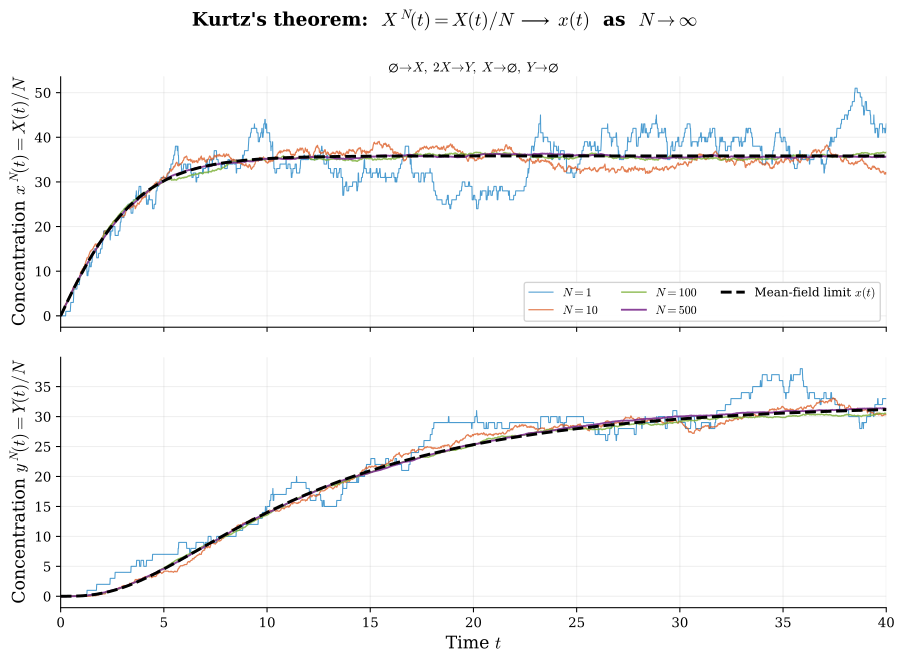

Reproduce this figure in Python.
"""
Kurtz's theorem: convergence of scaled sample paths to the mean-field limit.

For volume parameter N, the stochastic propensities are:
    a0 = k0 * N                       (zero-order, scales with volume)
    a1 = (k1 / N) * X(X-1)/2          (bimolecular, inversely scales)
    a2 = k2 * X                       (first-order, no scaling)
    a3 = k3 * Y

The rescaled process  x^N(t) = X(t)/N  converges in probability
to the deterministic RRE solution  x(t)  as  N -> infinity.
Fluctuations around x(t) are of order 1/sqrt(N).
"""
import numpy as np
from scipy.integrate import solve_ivp
import matplotlib
import matplotlib.pyplot as plt

matplotlib.rcParams.update({
    "svg.fonttype": "path", "mathtext.fontset": "cm",
    "font.family": "serif", "font.size": 11,
    "axes.labelsize": 13, "axes.titlesize": 13,
    "legend.fontsize": 9, "xtick.labelsize": 10, "ytick.labelsize": 10,
    "lines.linewidth": 1.4, "axes.linewidth": 0.8,
    "axes.spines.top": False, "axes.spines.right": False,
})

# ── Rate constants (macroscopic / concentration units) ────────
k0 = 10.0       # production      (conc / time)
k1 = 0.005      # dimerisation    (1 / conc·time)
k2 = 0.1        # X degradation   (1 / time)
k3 = 0.1        # Y degradation   (1 / time)

T    = 40.0
seed = 42

# ── Deterministic RRE (mean-field limit) ──────────────────────
def rre(t, c):
    x, y = c
    return [k0 - k1*x**2 - k2*x,
            0.5*k1*x**2 - k3*y]

sol = solve_ivp(rre, [0, T], [0.0, 0.0],
                dense_output=True, max_step=0.1, rtol=1e-8)
tg = np.linspace(0, T, 1200)
x_det, y_det = sol.sol(tg)
print(f"RRE steady state: x*={x_det[-1]:.2f}, y*={y_det[-1]:.2f}")

# ── SSA with volume scaling ───────────────────────────────────
def gillespie_N(T, N, sd):
    """Gillespie SSA at volume N. Returns (t, X/N, Y/N)."""
    rng = np.random.default_rng(sd)
    ts, Xs, Ys = [0.0], [0], [0]
    t, nX, nY = 0.0, 0, 0
    while t < T:
        a0 = k0 * N
        a1 = (k1 / N) * nX * (nX - 1) / 2 if nX >= 2 else 0.0
        a2 = k2 * nX
        a3 = k3 * nY
        a_tot = a0 + a1 + a2 + a3
        if a_tot <= 0:
            break
        t += rng.exponential(1.0 / a_tot)
        if t > T:
            break
        r = rng.random() * a_tot
        if   r < a0:           nX += 1
        elif r < a0 + a1:      nX -= 2; nY += 1
        elif r < a0 + a1 + a2: nX -= 1
        else:                  nY -= 1
        ts.append(t); Xs.append(nX); Ys.append(nY)
    ts.append(T); Xs.append(nX); Ys.append(nY)
    return np.asarray(ts), np.asarray(Xs, dtype=float)/N, np.asarray(Ys, dtype=float)/N

# Subsample onto a fixed grid for efficient plotting
t_plot = np.linspace(0, T, 3000)

def to_grid(ts, vals):
    idx = np.searchsorted(ts, t_plot, side="right") - 1
    idx = np.clip(idx, 0, len(vals) - 1)
    return vals[idx]

# ── Run SSA for several volumes ───────────────────────────────
volumes = [1, 10, 100, 500]
colors  = ["#0072BD", "#D95319", "#77AC30", "#7E2F8E"]   # MATLAB
alphas  = [0.70, 0.75, 0.80, 0.90]
lws     = [0.8, 0.9, 1.1, 1.4]

ssa_data = {}
for N in volumes:
    print(f"  N = {N:>4d} ...", end=" ", flush=True)
    ts, xs, ys = gillespie_N(T, N, seed)
    xg = to_grid(ts, xs)
    yg = to_grid(ts, ys)
    ssa_data[N] = (xg, yg)
    print(f"{len(ts)-2:>8,d} events,  x(T)/N = {xs[-1]:.2f}")

# ── Figure ────────────────────────────────────────────────────
fig, (ax1, ax2) = plt.subplots(2, 1, figsize=(10, 7), sharex=True)
fig.subplots_adjust(left=0.10, right=0.96, top=0.88, bottom=0.09,
                    hspace=0.12)

fig.suptitle(
    r"Kurtz's theorem:  $X^{\,N}\!(t) = X(t)/N \;\longrightarrow\; x(t)$"
    r"  as  $N \to \infty$",
    fontsize=14, fontweight="bold")

# ---- X panel ----
for N, c, a, lw in zip(volumes, colors, alphas, lws):
    xg, _ = ssa_data[N]
    ax1.plot(t_plot, xg, color=c, alpha=a, lw=lw,
             label=rf"$N = {N}$")

ax1.plot(tg, x_det, "k--", lw=2.2,
         label=r"Mean-field limit $x(t)$")

ax1.set_ylabel(r"Concentration $x^{\,N}\!(t) = X(t)/N$")
ax1.legend(loc="lower right", framealpha=0.95, edgecolor="0.82",
           ncol=3)
ax1.grid(True, alpha=0.2)
ax1.set_title(
    r"$\varnothing \!\to\! X,\;"
    r"2X \!\to\! Y,\;"
    r"X \!\to\! \varnothing,\;"
    r"Y \!\to\! \varnothing$",
    fontsize=10, pad=4)

# ---- Y panel ----
for N, c, a, lw in zip(volumes, colors, alphas, lws):
    _, yg = ssa_data[N]
    ax2.plot(t_plot, yg, color=c, alpha=a, lw=lw)

ax2.plot(tg, y_det, "k--", lw=2.2)

ax2.set_ylabel(r"Concentration $y^{\,N}\!(t) = Y(t)/N$")
ax2.set_xlabel(r"Time $t$")
ax2.grid(True, alpha=0.2)

for ax in (ax1, ax2):
    ax.set_xlim(0, T)

fig.savefig("kurtz_convergence.svg", bbox_inches="tight")
fig.savefig("kurtz_convergence.png", dpi=200, bbox_inches="tight")
print("\nFigure saved.")
plt.close(fig)
